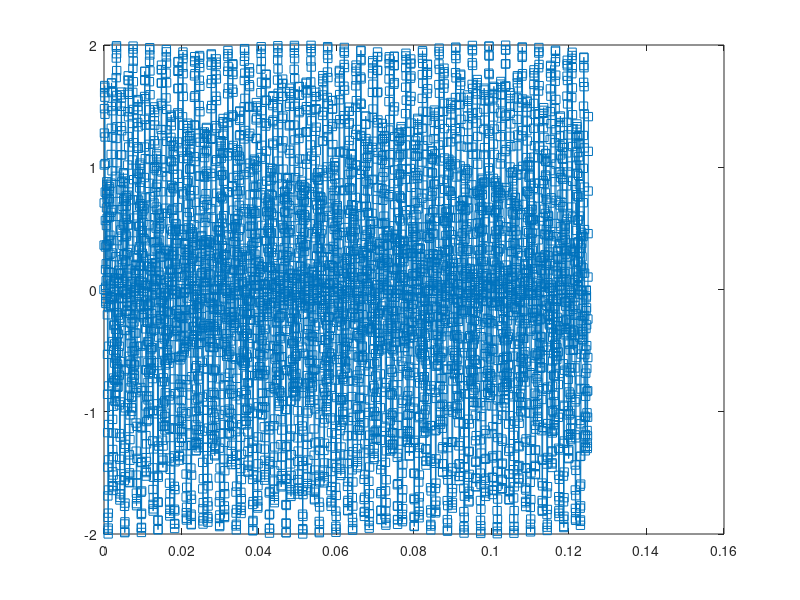

This figure's MATLAB source: (Note: this script raises an error after producing the figure.)
%% Compressed Sensing Example
% Taken from https://www.mathworks.com/company/newsletters/articles/magic-reconstruction-compressed-sensing.html
% Nicholas McKibben
% ECEn 671, Project
% 2017-11-13

clear;
close all;

%% Generate 2 tone and randomly sample

N = 5e3;
t = linspace(0,1/8,N).';
w1 = 1394*pi;
w2 = 3266*pi;
f = sin(w1*t) + sin(w2*t);

% m is the percentage of the original samples sampled
m = .15*N;
idx = randsample(N,m);

fprintf('Sampling ratio: %f%%\n',m/N*100);

% Plot the fully sampled signal showing m random samples
figure(1);
h = plot(t,f,'-s');
h.MarkerSize = 2;
h.MarkerIndices = idx;
zoom('xon'); zoom(10);

%% IDCT of f
% Plot the actual sparse coefficients
figure(2);
c = idct(f);
plot(c);

%% Construct A
D = dct(eye(N,N));
A = D(idx,:);

%% Reconstruct
% min_{x \in R^n} ||x||_1 subject to Ax = f(idx)
% This is SPGL1's basis pursuit
[xp,r,g,info] = spg_bp(A,f(idx));

%% Look at some plots
% Plot the reconstructed signal overtop the fully sampled f
figure(1);
hold on;
plot(t,dct(xp));
title('Two tone Signal');
xlabel('Time (s)');
legend('Fully sampled', ...
    sprintf('CS Reconstructed, %d%% sampling ratio',m/N*100));

% Plot the approximated coefficents overtop the idct(f)
figure(2);
hold on;
plot(xp);
title('DCT Sparse representation');
legend('Fully sampled','CS Reconstructed');

% Plot the error
figure(3);
semilogy(abs(dct(xp)-f));
title('log(Error)');